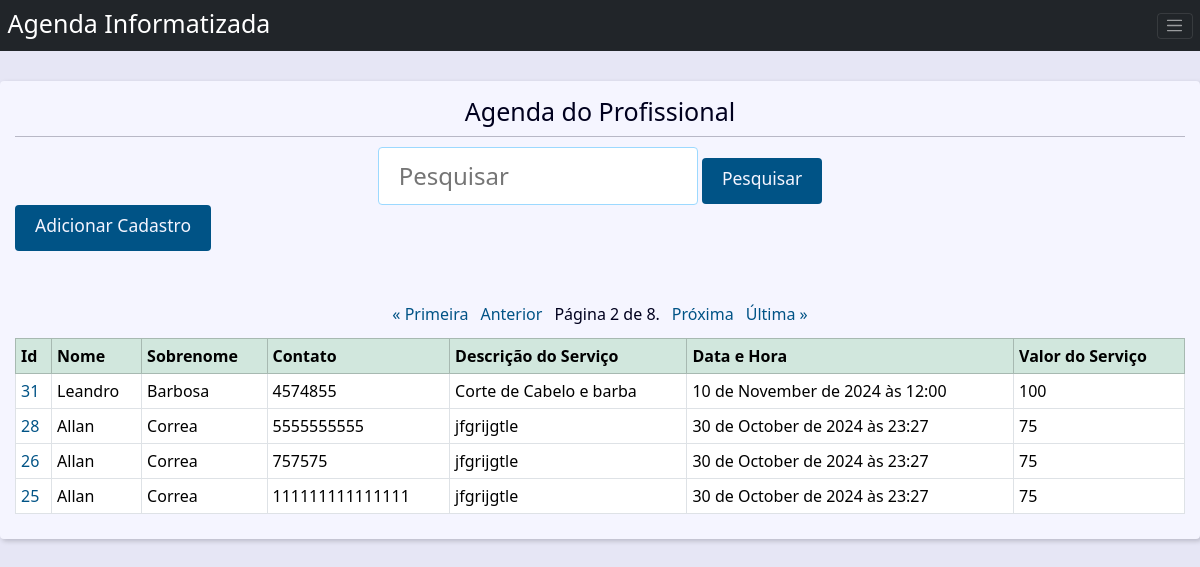
The page /?page=2&q= on the database its author committed.
### agenda/models.py (models this page shows)
class Agenda(models.Model):
    class Meta:
        verbose_name = 'Agendamento'
        verbose_name_plural = 'Agendamentos'
    nome = models.CharField(max_length=100)
    sobrenome = models.CharField(max_length=100, blank=True)
    cpf = models.CharField(max_length=50, blank=True)
    email = models.EmailField(max_length=50, blank=True)
    contato = models.CharField(max_length=50)
    descricao_servico = models.TextField(max_length=500)
    data_hora = models.DateTimeField(default=timezone.now)
    valor = models.CharField(max_length=50)
    show = models.BooleanField(default=True)
    imagem = models.ImageField(blank=True, upload_to='imagens/%y/%m/')
    genero = models.ForeignKey(
        Genero,
        on_delete=models.SET_NULL,
        blank=True, null=True
    )
    faixa_etaria = models.ForeignKey(
        Faixa_Etaria,
        on_delete=models.SET_NULL,
        blank=True, null=True
    )
    proprietario = models.ForeignKey(
        User,
        on_delete=models.SET_NULL,
        blank=True, null=True
    )

### agenda/views.py (the view)
# urls.py: path('', views.index, name='index'),
def index(request, methods=["GET", "POST"]):
    agendas = Agenda.objects \
        .filter(show=True)\
        .order_by('-id')
    paginator = Paginator(agendas, 4)
    page_number = request.GET.get("page")
    page_obj = paginator.get_page(page_number)
    contexto = {
        'page_obj': page_obj,
        'site_title': 'Área do Profissional - '
    }
    return render(
        request,
        'agenda/index.html',
        contexto
    )

### agenda/templates/agenda/index.html (shortened to what this page needs)
{% extends 'global/base.html' %}
{% block content %}
<h1 style="text-align: center";>Agenda do Profissional</h1>
<hr>
<div>
    <form action="{% url "pesquisa" %}" method="GET" align=center>
        <input class="search-input" type="search"
        placeholder="Pesquisar" aria-label="Pesquisar"
        id="pesquisar"
        name="q"
        value="{{ pesquisa_valor }}"
        >
        <button class="btn btn-primary my-2 my-sm-0" type="submit">
            <h3>Pesquisar</h3>
        </button>
    </form>
</div>
{% if page_obj %}
    <div>
        <a href={% url "inserir_cadastro" %} class="btn btn-primary"><h3>Adicionar Cadastro</h3></a> <br><br>
        <table class="table table-bordered table hover">
            <thead class="table-success">
            <tr>
                <th scope="col">Id</th>
                <th scope="col">Nome</th>
                <th scope="col">Sobrenome</th>
                <th scope="col">Contato</th>
                <th scope="col">Descrição do Serviço</th>
                <th scope="col">Data e Hora</th>
                <th scope="col">Valor do Serviço</th>
            </tr>
            </thead>
            <tbody>
            {% for cadastro in page_obj %}
                <tr class="table-row">
                <td class="table-cel">
                    <a class="table-link" href="{% url 'cadastro' cadastro.id %}">
                        {{cadastro.id}}
                    </a>
                </td>
                <td>{{cadastro.nome}}</td>
                <td>{{cadastro.sobrenome}}</td>
                <td>{{cadastro.contato}}</td>
                <td>{{cadastro.descricao_servico}}</td>
                <td>{{cadastro.data_hora}}</td>
                <td>{{cadastro.valor}}</td>
                {% endfor %}
            </tbody>
    </div>
{% else %}
<div class="single-contact">
    <h1 class="single-contact-name">
        Nenhum agendamento encontrado!
    </h1>
{% endif %}
{% if page_obj %}
    <div class="pagination">
        <span class="step-links" align=center>
            {% if page_obj.has_previous %}
                <a href="?page=1&q={{ request.GET.q.strip }}">&laquo; Primeira</a>
                <a href="?page={{ page_obj.previous_page_number }}&q={{ request.GET.q.strip }}">Anterior</a>
            {% endif %}
            <span class="current">
                Página {{ page_obj.number }} de {{ page_obj.paginator.num_pages }}.
            </span>
            {% if page_obj.has_next %}
                <a href="?page={{ page_obj.next_page_number }}&q={{ request.GET.q.strip }}">Próxima</a>
                <a href="?page={{ page_obj.paginator.num_pages }}&q={{ request.GET.q.strip }}">Última &raquo;</a>
            {% endif %}
        </span>
    </div>
{% endif %}
{% endblock content %}

### base_static/global/css/style.css (style rules this page uses)
:root { --spacing: 1.5rem; --link-dark-color: rgb(0, 83, 134); --link-light-color: rgb(156, 217, 255); --clr-white: rgb(245, 245, 255); --clr-black: rgb(0, 0, 30); --clr-light-gray: rgb(230, 230, 245); --clr-dark-shadow-5: rgba(0, 0, 10, 5%); --clr-dark-shadow-10: rgba(0, 0, 10, 10%); --clr-dark-shadow-20: rgba(0, 0, 10, 20%); --clr-light-shadow-5: rgba(200, 200, 255, 5%); --clr-light-shadow-10: rgba(200, 200, 255, 10%); --clr-light-shadow-20: rgba(200, 200, 255, 20%); --main-page-width: 120rem; --table-min-width: 60rem; --biggest-font-size: 5rem; --bigger-font-size: 4rem; --big-font-size: 3.2rem; --medium-font-size: 2.4rem; --small-font-size: 1.6rem; --smaller-font-size: 1.4rem; --smallest-font-size: 1.2rem; --transition-fast: 300ms; --transition-medium: 600ms; --transition-slow: 1s; --default-border-radius: 4px; }
*, *::before, *::after { margin: 0; padding: 0; box-sizing: border-box; }
html { font-size: 62.5%; }
body { font-family: system-ui, -apple-system, BlinkMacSystemFont, 'Segoe UI', Roboto, Oxygen, Ubuntu, Cantarell, 'Open Sans', 'Helvetica Neue', sans-serif; line-height: 1.5; font-size: var(--small-font-size); color: var(--clr-black); -webkit-font-smoothing: antialiased; background: var(--clr-light-gray); }
.table-row { text-align: left; text-overflow: ellipsis; transition: background-color var(--transition-fast) ease-in-out; }
.table-row:nth-of-type(2n) { background: var(--clr-dark-shadow-5); }
.table-cel, .table-header { padding: var(--spacing); }
.table-link { color: var(--link-dark-color); transition: color var(--transition-fast) ease-in-out; text-decoration: none; }
.pagination { margin-top: var(--spacing); display: flex; justify-content: center; padding: calc(var(--spacing) * 0.8); font-size: var(--small-font-size); }
.pagination .step-links { display: flex; gap: calc(var(--spacing) * 0.8); }
.pagination .step-links a { color: var(--link-dark-color); transition: color var(--transition-fast) ease-in-out; text-decoration: none; display: block; }
.search-input { font-size: var(--medium-font-size); padding: 1rem 2rem; width: 100%; max-width: 32rem; border-radius: var(--default-border-radius); border: 1px solid var(--link-light-color); }
.btn { background-color: var(--link-dark-color); color: var(--clr-white); font-weight: bold; border: none; padding: 1rem 2rem; border-radius: var(--default-border-radius); cursor: pointer; transition: filter var(--transition-fast) ease-in-out; }

### rows shown on the page
Agenda: id "31", nome "Leandro", sobrenome "Barbosa", contato "4574855", descricao_servico "Corte de Cabelo e barba", data_hora "10 de November de 2024 às 12:00", valor "100"
Agenda: id "28", nome "Allan", sobrenome "Correa", contato "5555555555", descricao_servico "jfgrijgtle", data_hora "30 de October de 2024 às 23:27", valor "75"
Agenda: id "26", nome "Allan", sobrenome "Correa", contato "757575", descricao_servico "jfgrijgtle", data_hora "30 de October de 2024 às 23:27", valor "75"
Agenda: id "25", nome "Allan", sobrenome "Correa", contato "111111111111111", descricao_servico "jfgrijgtle", data_hora "30 de October de 2024 às 23:27", valor "75"

### other values the page prints
{{ page_obj.number }} "2"
{{ page_obj.paginator.num_pages }} "8"
